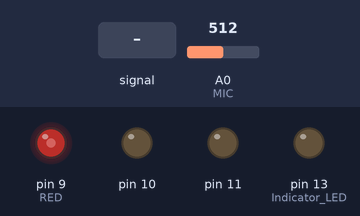
The sketch below on a simulated Arduino Uno, built with avr-gcc and run on an emulated ATmega328P. Parts: output pins drawn as LEDs (lit = HIGH). Dashed ring = blinking. Inputs (shaded band) come from the test bench; at power-on: A0 (MIC) = 512. Random numbers use the default seed unless the sketch sets one.

Above: at 1.2 s.
1.3 s: A0 (MIC) fed a 200 Hz sine of ±255 counts around its level
At 1.46 s:
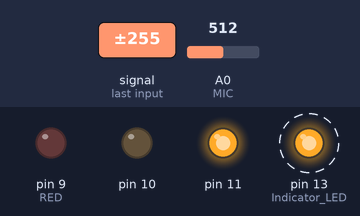
At 1.86 s:
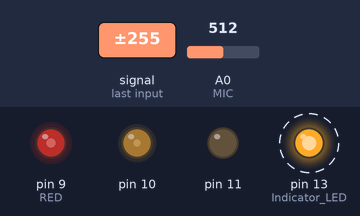
4.3 s: A0 (MIC) set to 716
At 4.6 s:
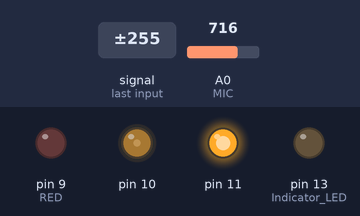
5.8 s: A0 (MIC) set to 957
7.3 s: A0 (MIC) set to 992
8.8 s: A0 (MIC) set to 750
10.3 s: A0 (MIC) set to 719
Timing chart, 0 to 12.8 s (numbered marks = the images above; inputs shaded):
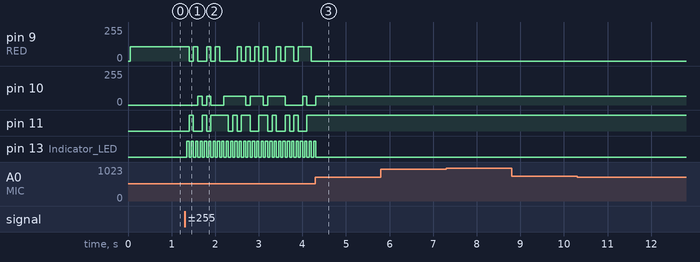

Measured:
- after the input at 1.3 s, pin 9 (RED): 106/255 → 0/255 after 0.10 s, → 106/255 0.10 s later, → 0/255 0.10 s later, → 106/255 0.20 s later, … (21 changes in this stretch); pin 10: 0/255 → 66/255 after 0.30 s, → 0/255 0.10 s later, → 66/255 0.10 s later, → 0/255 0.10 s later, … (12 changes in this stretch)
- after the input at 5.8 s, every drawn part: stays the same
- after the input at 7.3 s, every drawn part: stays the same
- after the input at 8.8 s, every drawn part: stays the same
- after the input at 10.3 s, every drawn part: stays the same

The sketch:

RGB_SoundReact.ino
```cpp
// HSV fade/bounce for Arduino - scruss.com - 2010/09/12
// Note that there's some legacy code left in here which seems to do nothing
// but should do no harm ...

// don't futz with these, illicit sums later
#define Indicator_LED 13
#define RED       9 // pin for red LED
#define GREEN    10 // pin for green - never explicitly referenced
#define BLUE     11 // pin for blue - never explicitly referenced
#define MIC       0//8 // Microphone
#define SIZE    255
#define DELAY    20
#define HUE_MAX  6.0
#define HUE_DELTA 0.01//0.01

/*TEST autogain code*/
const int sampleWindow = 50; // Sample window width in mS (50 mS = 20Hz)
unsigned int sample;
uint8_t volume = 0;
/*///////////////////*/

//long deltas[3] = { 5, 6, 7 };
long rgb[3];
long rgbval;
//float rand;
boolean flag = false;

int val;
// for reasons unknown, if value !=0, the LED doesn't light. Hmm ...
// and saturation seems to be inverted
float hue=0.0, last_hue=0.0, saturation=1, value=1;

/*
chosen LED SparkFun sku: COM-09264
 has Max Luminosity (RGB): (2800, 6500, 1200)mcd
 so we normalize them all to 1200 mcd -
 R  250/600  =  107/256
 G  250/950  =   67/256
 B  250/250  =  256/256
 */
long bright[3] = { 107, 67, 256};
//long bright[3] = { 256, 256, 256};

long k, temp_value;

void setup () {
pinMode(Indicator_LED, OUTPUT);
digitalWrite(Indicator_LED, LOW);

//Serial.begin(9600);/*Tempo*/

  randomSeed(analogRead(4));
  for (k=0; k<3; k++) {
    pinMode(RED + k, OUTPUT);
    rgb[k]=0;
    analogWrite(RED + k, rgb[k] * bright[k]/256);
  }
  //pinMode(MIC, INPUT);
}

void loop() {


/*TEST autogain code*/
unsigned long startMillis= millis();  // Start of sample window
   unsigned int peakToPeak = 0;   // peak-to-peak level

   unsigned int signalMax = 0;
   unsigned int signalMin = 1024;

   // collect data for 50 mS
   while (millis() - startMillis < sampleWindow)
   {
      sample = analogRead(MIC);
      if (sample < 1024)  // toss out spurious readings
      {
         if (sample > signalMax)
         {
            signalMax = sample;  // save just the max levels
         }
         else if (sample < signalMin)
         {
            signalMin = sample;  // save just the min levels
         }
      }
   }
   peakToPeak = signalMax - signalMin;  // max - min = peak-peak amplitude
   double volts = (peakToPeak * 5.0) / 1024;  // convert to volts
   bool pulse = (sample-signalMin) > (peakToPeak*0.50) && peakToPeak > 130;
   //Serial.println(peakToPeak);
   /*if(pulse){

   }*/

/*///////////////////*/


  //flag = false
  //val = digitalRead(MIC);//Board bleu
  //val = !digitalRead(MIC);//Board Rouge

  if ( /*volume > 0*/peakToPeak >= 260/*pulse*/)
  {
    /*if(flag)
    {
      digitalWrite(Indicator_LED, HIGH);
    }
    else
    {
      digitalWrite(Indicator_LED, LOW);
    }
    flag = !flag;*/

    do
    {
      hue = random(601)/100;
    }while (hue == last_hue);//break only when value is different
    last_hue = hue;

    //hue += HUE_DELTA;
    digitalWrite(Indicator_LED, HIGH);
    delay(50);
    digitalWrite(Indicator_LED, LOW);
  }
  /*hue += HUE_DELTA;
  if (hue > HUE_MAX) {
    hue=0.0;
  }*/
  rgbval=HSV_to_RGB(hue, saturation, value);
  rgb[0] = (rgbval & 0x00FF0000) >> 16; // there must be better ways
  rgb[1] = (rgbval & 0x0000FF00) >> 8;
  rgb[2] = rgbval & 0x000000FF;
  for (k=0; k<3; k++) { // for all three colours
    analogWrite(RED + k, rgb[k] * bright[k]/256);
  }


  /*   //If there is a decent change in volume since the last pass, average it into "avgBump"
  if (volume - last > 10) avgBump = (avgBump + (volume - last)) / 2.0;

  //If there is a notable change in volume, trigger a "bump"
  //  avgbump is lowered just a little for comparing to make the visual slightly more sensitive to a beat.
  bump = (volume - last > avgBump * .9);

  //If a "bump" is triggered, average the time between bumps
  if (bump) {
    avgTime = (((millis() / 1000.0) - timeBump) + avgTime) / 2.0;
    timeBump = millis() / 1000.0;
  }*/


  //delay(DELAY);
}

long HSV_to_RGB( float h, float s, float v ) {
  /* modified from Alvy Ray Smith's site: http://www.alvyray.com/Papers/hsv2rgb.htm */
  // H is given on [0, 6]. S and V are given on [0, 1].
  // RGB is returned as a 24-bit long #rrggbb
  int i;
  float m, n, f;

  // not very elegant way of dealing with out of range: return black
  if ((s<0.0) || (s>1.0) || (v<0.0) || (v>1.0)) {
    return 0L;
  }

  if ((h < 0.0) || (h > 6.0)) {
    return long( v * 255 ) + long( v * 255 ) * 256 + long( v * 255 ) * 65536;
  }
  i = floor(h);
  f = h - i;
  if ( !(i&1) ) {
    f = 1 - f; // if i is even
  }
  m = v * (1 - s);
  n = v * (1 - s * f);
  switch (i) {
  case 6:
  case 0:
    return long(v * 255 ) * 65536 + long( n * 255 ) * 256 + long( m * 255);
  case 1:
    return long(n * 255 ) * 65536 + long( v * 255 ) * 256 + long( m * 255);
  case 2:
    return long(m * 255 ) * 65536 + long( v * 255 ) * 256 + long( n * 255);
  case 3:
    return long(m * 255 ) * 65536 + long( n * 255 ) * 256 + long( v * 255);
  case 4:
    return long(n * 255 ) * 65536 + long( m * 255 ) * 256 + long( v * 255);
  case 5:
    return long(v * 255 ) * 65536 + long( m * 255 ) * 256 + long( n * 255);
  }
}
```
